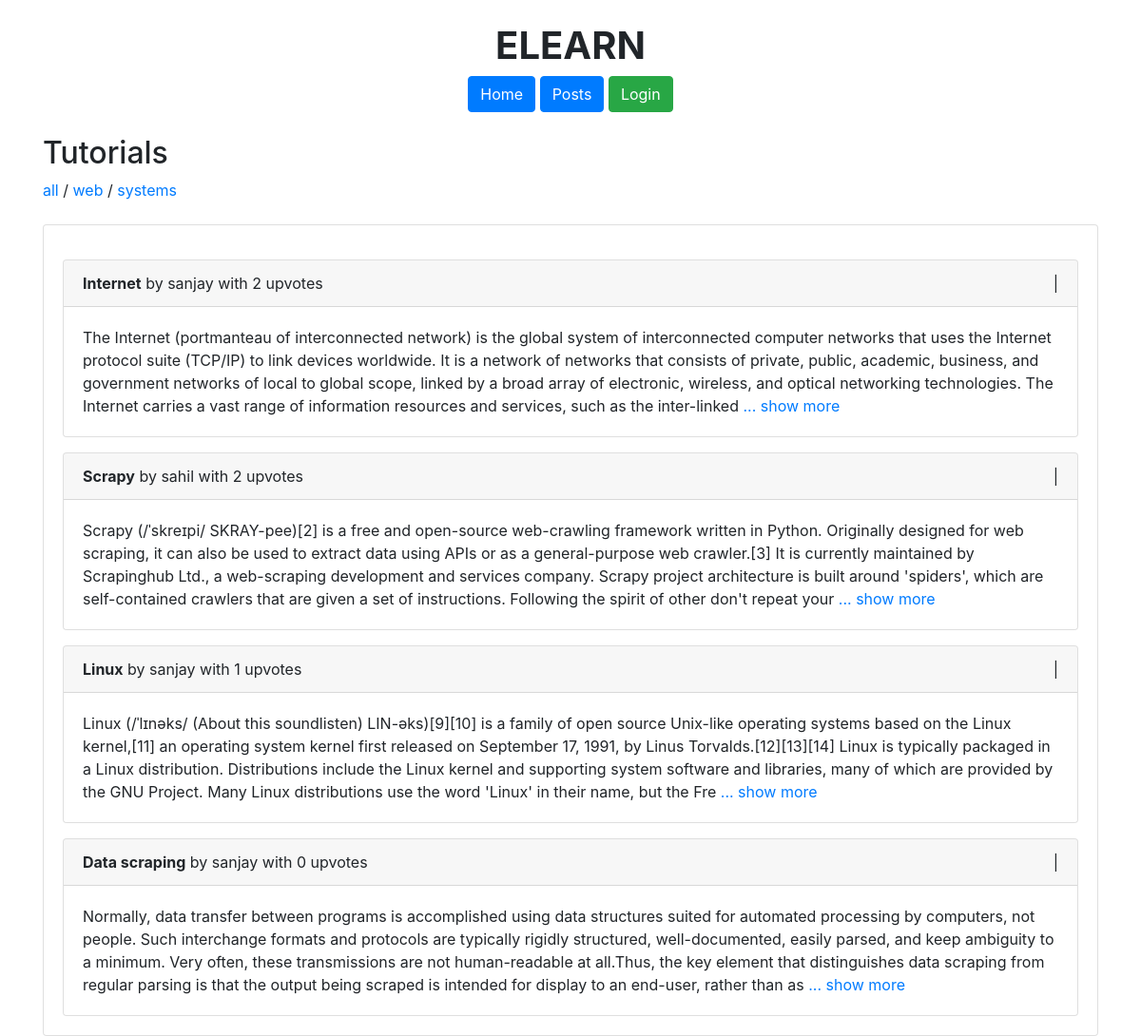
The page /posts on the database its author committed.
### tables this page shows
CREATE TABLE "posts" (
	"id"	INTEGER,
	"title"	TEXT,
	"post"	TEXT,
	"user"	TEXT,
	"topic"	TEXT,
	PRIMARY KEY("id" AUTOINCREMENT)
);

### app.py (the view)
@app.route('/posts')
def root():
    db = sqlite3.connect('main.db')
    cursor = db.cursor()
    cursor.execute('SELECT * FROM posts ORDER BY id DESC')
    posts = cursor.fetchall()
    cursor.execute('SELECT DISTINCT topic FROM posts;')
    topics = cursor.fetchall()
    upvotes = {}
    for post in posts:
        cursor.execute('SELECT COUNT(userid) FROM upvotes WHERE postid = %s;' % post[0])
        num = cursor.fetchall()
        upvotes[post[0]] = num[0][0]
    db.close()
    topics = [item[0] for item in topics if item[0] is not None]
    return render_template('posts.html', upvotes=upvotes, posts=posts, topics=topics, username=session["username"])

### templates/posts.html (shortened to what this page needs)
{% extends 'layout.html' %}
{% block body %}
  <div class="container">
    <br>
    <h1 class="text-center font-weight-bold">ELEARN</h1>
    <div class="text-center">
    <a class="btn btn-primary" href="/">Home</a>
    <a class="btn btn-primary" href="/posts">Posts</a>
      {% if username == 'student' %}
    <a class="btn btn-success" href="/login">Login</a>
    {% else %}
    <a class="btn btn-danger" href="/logout">Logout</a>
    {% endif %}
    </div>
    <br>
    <h2>Tutorials</h2>
    <a href="/posts">all</a>
    {% for topic in topics %}
    /
    <a href="/topic/{{topic}}">{{topic}}</a>
    {% endfor %}
    <div class="row">
      <div class="col">
        <div class="card mt-4">
          <div class="card-body">
            {% for post in posts %}
              <div class="card mt-3">
                <div class="card-header">
                  <div class="row">
                    <div class="col"><strong>{{post[1]}}</strong> by {{post[3]}} with {{upvotes[post[0]]}} upvotes</div>
                    <div class="col text-right">
                      |
                    </div>
                  </div>
                </div>
                <div class="card-body">
                  {{post[2][0:500]}}
                  <a href="/post/{{post[0]}}">... show more</a>
                </div>
              </div>
            {% endfor %}
          </div>
        </div>
      </div>
    </div>
  </div>
{% endblock %}

### templates/layout.html (shortened to what this page needs)
<!DOCTYPE html>
<html>
  <head>
    <link rel="stylesheet" type="text/css" href="https://stackpath.bootstrapcdn.com/bootstrap/4.3.1/css/bootstrap.min.css">
  </head>
  <body>
    {% block body %}{% endblock %}
  </body>
</html>

### rows shown on the page
posts: title "Internet", user "sanjay", upvotes "2", post "The Internet (portmanteau of interconnected network) is the global system of interconnected computer networks that uses the Internet protocol suite (TCP/IP) to link devices worldwide. It is a network of networks that consists of private, public, academic, business, and government networks of local to global scope, linked by a broad array of electronic, wireless, and optical networking technologies. The Internet carries a vast range of information resources and services, such as the inter-linked"
posts: title "Scrapy", user "sahil", upvotes "2", post "Scrapy (/ˈskreɪpi/ SKRAY-pee)[2] is a free and open-source web-crawling framework written in Python. Originally designed for web scraping, it can also be used to extract data using APIs or as a general-purpose web crawler.[3] It is currently maintained by Scrapinghub Ltd., a web-scraping development and services company. Scrapy project architecture is built around 'spiders', which are self-contained crawlers that are given a set of instructions. Following the spirit of other don't repeat your"
posts: title "Linux", user "sanjay", upvotes "1", post "Linux (/ˈlɪnəks/ (About this soundlisten) LIN-əks)[9][10] is a family of open source Unix-like operating systems based on the Linux kernel,[11] an operating system kernel first released on September 17, 1991, by Linus Torvalds.[12][13][14] Linux is typically packaged in a Linux distribution. Distributions include the Linux kernel and supporting system software and libraries, many of which are provided by the GNU Project. Many Linux distributions use the word 'Linux' in their name, but the Fre"
posts: title "Data scraping", user "sanjay", upvotes "0", post "Normally, data transfer between programs is accomplished using data structures suited for automated processing by computers, not people. Such interchange formats and protocols are typically rigidly structured, well-documented, easily parsed, and keep ambiguity to a minimum. Very often, these transmissions are not human-readable at all.Thus, the key element that distinguishes data scraping from regular parsing is that the output being scraped is intended for display to an end-user, rather than as"

### other values the page prints
{{ topic }} "web" "systems"
